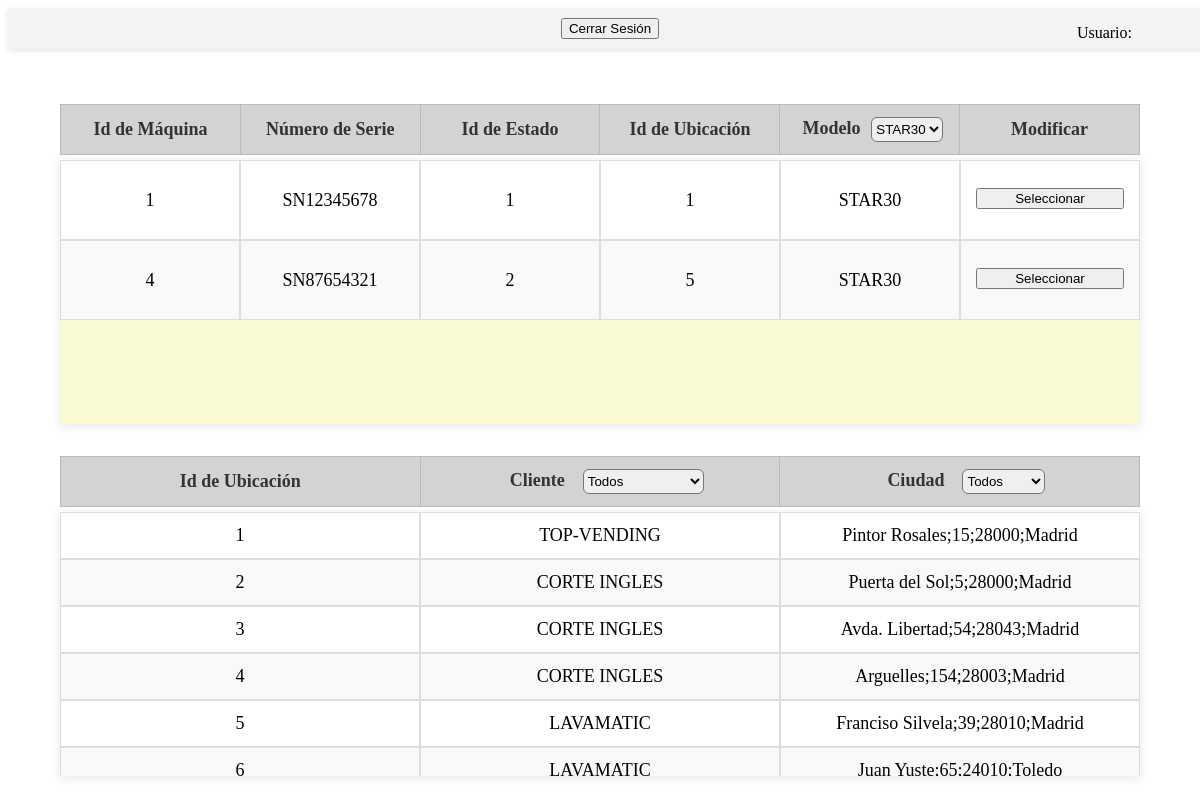
Page /m2/fabricacion.php?modelo=STAR30 on the committed database.
### tables this page shows
CREATE TABLE maquina(
		idmaquina	INT 			AUTO_INCREMENT PRIMARY KEY
	,	numserie	VARCHAR(32)		NOT NULL
    ,	idestado	INT 			NOT NULL		 
    ,	idubicacion	INT 			NOT NULL		 
													 
    ,	capacidad	INT				NOT NULL         
	,   stockmax    INT             NOT NULL		 
    ,	modelo		VARCHAR(32) 	NOT NULL		 
    ,	foto		VARCHAR(128)	NOT NULL		 
    ,	FOREIGN KEY (idestado) 	  REFERENCES estado(idestado)
    ,	FOREIGN KEY (idubicacion) REFERENCES ubicacion(idubicacion)
);

CREATE TABLE ubicacion(
		idubicacion	INT 		AUTO_INCREMENT PRIMARY KEY
	,	cliente		VARCHAR(64)	NOT NULL
	,	dir			VARCHAR(64) NOT NULL 	 
);

### clases/basededatos.php (called while the page is built, shortened)
<?php
class database{
    public static function CloseConn(): bool{
        return true;
    }
}
?>

### m2/fabricacion.php (the view, shortened to what this page needs)
<?php
require_once DOCROOT . "/clases/basededatos.php";
require_once DOCROOT . '/clases/funciones.php';
$dbh = conectar();
echo crearMenu($dbh);
$modelo = isset($_GET['modelo']) ? $_GET['modelo'] : '';
$ssql1 = "SELECT idmaquina, numserie, idestado, idubicacion, modelo FROM maquina";
if ($modelo) {
    $ssql1 .= " WHERE modelo = :modelo";
}
$ssql2 = "SELECT idubicacion, cliente, dir FROM ubicacion";
try {
    $stm = $dbh->prepare($ssql1);
    if ($modelo) {
        $stm->bindParam(':modelo', $modelo, PDO::PARAM_STR);
    }
    $stm->execute();
    $rows_maquinas = $stm->fetchAll(PDO::FETCH_ASSOC);
    $stm = $dbh->prepare($ssql2);
    $stm->execute();
    $rows_ubicaciones = $stm->fetchAll(PDO::FETCH_ASSOC);
} catch (PDOException $e) {
    echo '<script>console.log("Error al recoger los datos: ' . $e->getMessage() . '");</script>';
}
?>
<!DOCTYPE html>
<html lang="es">
<head>
    <link rel="stylesheet" href="/topvending/css/stylesheet_m2.css">
    <link rel="stylesheet" href="/topvending/css/hallentrada.css">
</head>
<body>
    <form method="GET" action="">
        <div class="titulos" id="tit1">
            <table class="tabla_encabezado">
                <thead>
                    <tr>
                        <th class='th_principal'>Id de Máquina</th>
                        <th class='th_principal'>Número de Serie</th>
                        <th class='th_principal'>Id de Estado</th>
                        <th class='th_principal'>Id de Ubicación</th>
                        <th class='th_principal'>
                            Modelo
                            <select class="filtros" name="modelo" onchange="this.form.submit()">
                                <?php
                                $modelos_query = "SELECT DISTINCT modelo FROM maquina";
                                $stm = $dbh->prepare($modelos_query);
                                $stm->execute();
                                $modelos = $stm->fetchAll(PDO::FETCH_COLUMN);
                                foreach ($modelos as $modelo_option) {
                                    $selected = ($modelo == $modelo_option) ? 'selected' : '';
                                    echo "<option value='" . htmlspecialchars($modelo_option) . "' $selected>" . htmlspecialchars($modelo_option) . "</option>";
                                }
                                ?>
                            </select>
                        </th>
                        <th class='th_principal'>Modificar</th>
                    </tr>
                </thead>
            </table>
        </div>
    </form>
        <div class="tablas" id="maquinas_fabri">
            <table class='tabla_principal'>
                <?php
                foreach ($rows_maquinas as $row) {
                    echo "<tr class='tr_contenido_principal'>";
                    echo "<td class='tabla_principal_td'>" . htmlspecialchars($row['idmaquina']) . "</td>";
                    echo "<td class='tabla_principal_td'>" . htmlspecialchars($row['numserie']) . "</td>";
                    echo "<td class='tabla_principal_td'>" . htmlspecialchars($row['idestado']) . "</td>";
                    echo "<td class='tabla_principal_td'>" . htmlspecialchars($row['idubicacion']) . "</td>";
                    echo "<td class='tabla_principal_td'>" . htmlspecialchars($row['modelo']) . "</td>";
                    echo "<td class='tabla_principal_td'>
                            <form method='POST'>
                                <input type='hidden' name='id_maquina' value='" . htmlspecialchars($row['idmaquina']) . "'>
                                <input type='hidden' name='numero_serie' value='" . htmlspecialchars($row['numserie']) . "'>
                                <input type='hidden' name='id_estado' value='" . htmlspecialchars($row['idestado']) . "'>
                                <input type='hidden' name='id_ubicacion' value='" . htmlspecialchars($row['idubicacion']) . "'>
                                <input type='hidden' name='modelo' value='" . htmlspecialchars($row['modelo']) . "'>
                                <button type='submit' name='seleccionar_fila'>Seleccionar</button>
                            </form>
                          </td>";
                    echo "</tr>";
                }
                ?>
            </table>
        </div>
        <form method="GET" action="">
        <div id="tit2">
            <table class="tabla_encabezado">
                <thead>
                    <tr>
                        <th class='th_principal'>Id de Ubicación</th>
                        <th class='th_principal'>
                            Cliente
                            <select class="filtros" name="cliente" onchange="this.form.submit()">
                                <option value="">Todos</option>
                            </select>
                        </th>
                        <th class='th_principal'>
                            Ciudad
                            <select class="filtros" name="ciudad" onchange="this.form.submit()">
                                <option value="">Todos</option>
                            </select>
                        </th>
                    </tr>
                </thead>
            </table>
        </div>
        <div class="tablas" id="ubis_fabri">
            <table class='tabla_principal'>
                <?php
                foreach ($rows_ubicaciones as $row) {
                    echo "<tr class='tr_contenido_principal'>";
                    echo "<td class='tabla_principal_td'>" . htmlspecialchars($row['idubicacion']) . "</td>";
                    echo "<td class='tabla_principal_td'>" . htmlspecialchars($row['cliente']) . "</td>";
                    echo "<td class='tabla_principal_td'>" . htmlspecialchars($row['dir']) . "</td>";
                    echo "</tr>";
                }
                ?>
            </table>
        </div>
    </form>
</body>
</html>

### css/stylesheet_m2.css (style rules this page uses)
.tablas { background-color: lightgoldenrodyellow; height: 33%; width: 90%; position: absolute; left: 50%; transform: translateX(-50%); overflow: auto; box-shadow: 0 2px 10px rgba(0, 0, 0, 0.1); scrollbar-width: none; }
.tabla_encabezado { width: 100%; border-collapse: collapse; table-layout: fixed; }
.tabla_principal { width: 100%; border-spacing: 0; background-color: white; overflow: hidden; table-layout: fixed; }
.tabla_principal_td { border: 1px solid #ddd; padding: 12px 15px; text-align: center; white-space: nowrap; font-size: large; }
#maquinas_fabri { top: 20%; }
#ubis_fabri { top: 64%; }
#tit1, #tit2 { position: absolute; height: 50px; width: 90%; left: 50%; transform: translateX(-50%); }
#tit1 { top: 13%; }
#tit2 { top: 57%; }
#tit2 th, #tit1 th, .th_principal { background-color: lightgray; height: 50px; padding: 10px; border: 1px solid #bbb; text-align: center; font-weight: bold; color: #333; font-size: large; }
.filtros { position: relative; left: 4%; height: 25px; border-radius: 6px; }
.tabla_principal_td button { display: flex; justify-content: center; align-items: center; margin-top: 15px; height: 100%; width: 100%; }
tr:nth-child(even) { background-color: #f9f9f9; }

### rows in the picture
maquina: idmaquina "1", numserie "SN12345678", idestado "1", idubicacion "1", modelo "STAR30"
maquina: idmaquina "4", numserie "SN87654321", idestado "2", idubicacion "5", modelo "STAR30"
ubicacion: idubicacion "1", cliente "TOP-VENDING", dir "Pintor Rosales;15;28000;Madrid"
ubicacion: idubicacion "2", cliente "CORTE INGLES", dir "Puerta del Sol;5;28000;Madrid"
ubicacion: idubicacion "3", cliente "CORTE INGLES", dir "Avda. Libertad;54;28043;Madrid"
ubicacion: idubicacion "4", cliente "CORTE INGLES", dir "Arguelles;154;28003;Madrid"
ubicacion: idubicacion "5", cliente "LAVAMATIC", dir "Franciso Silvela;39;28010;Madrid"
ubicacion: idubicacion "6", cliente "LAVAMATIC", dir "Juan Yuste;65;24010;Toledo"

### other values in the picture
form field modelo "STAR30"
